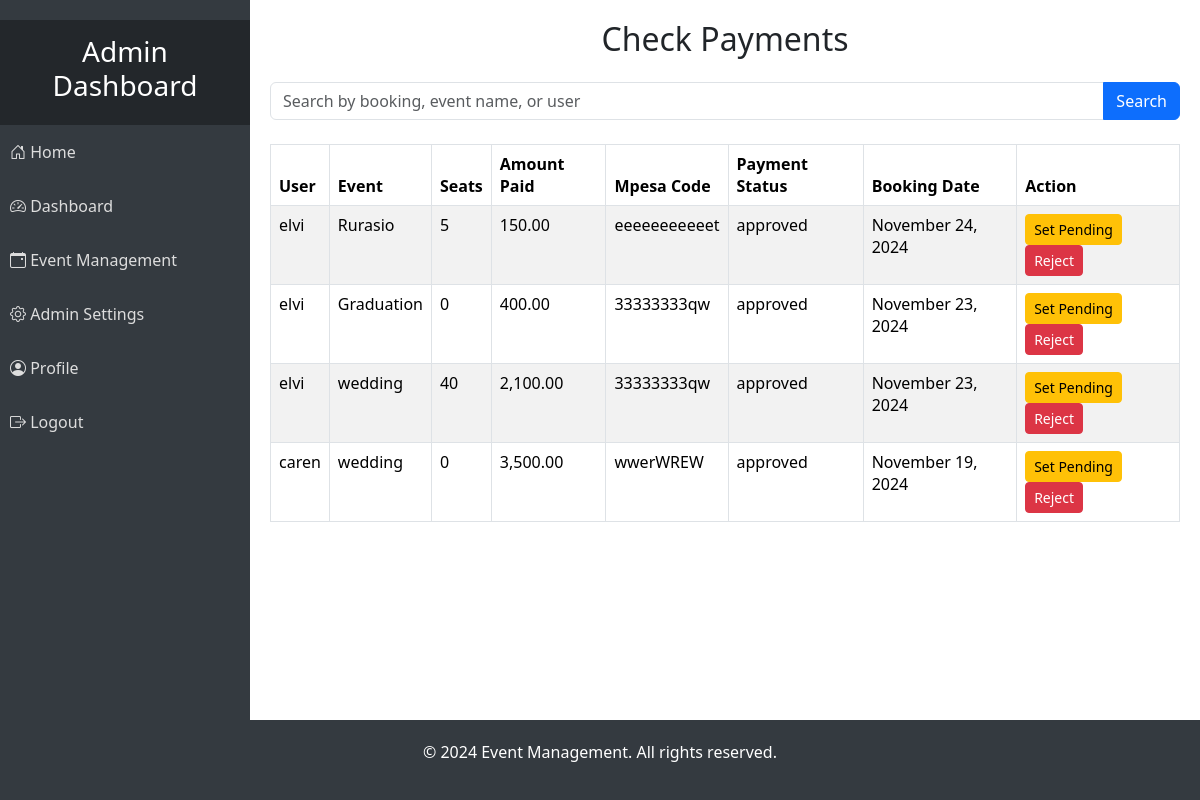
/admins/check_payment.php, run on the app's committed database.
### tables this page shows
CREATE TABLE `bookings` (
  `id` int(11) NOT NULL,
  `event_id` int(11) NOT NULL,
  `user_id` int(11) NOT NULL,
  `num_seats` int(11) NOT NULL,
  `booking_date` datetime DEFAULT current_timestamp(),
  `amount` decimal(10,2) NOT NULL,
  `mpesa_code` varchar(255) DEFAULT NULL,
  `approval_status` enum('pending','approved','rejected') DEFAULT 'pending'
);

CREATE TABLE `users` (
  `user_id` int(11) NOT NULL,
  `username` varchar(50) NOT NULL,
  `email` varchar(100) NOT NULL,
  `password` varchar(255) NOT NULL,
  `role` enum('user','admin') DEFAULT 'user',
  `created_at` timestamp NOT NULL DEFAULT current_timestamp()
);

CREATE TABLE `events` (
  `id` int(11) NOT NULL,
  `name` varchar(255) NOT NULL,
  `date` date NOT NULL,
  `location` varchar(255) NOT NULL,
  `capacity` int(10) NOT NULL,
  `cost` int(20) NOT NULL,
  `booking_dateline` date NOT NULL,
  `description` text DEFAULT NULL,
  `event_image` varchar(50) NOT NULL,
  `created_at` timestamp NOT NULL DEFAULT current_timestamp()
);

### admins/check_payment.php (the view, shortened to what this page needs)
<?php
include('../config/db.php');
include('admin_sidebar.php');
$search_query = '';
$sql = "SELECT b.*, e.name AS event_name, u.username, u.email
        FROM bookings b
        LEFT JOIN events e ON b.event_id = e.id
        LEFT JOIN users u ON b.user_id = u.user_id
        WHERE b.approval_status LIKE ?
        OR e.name LIKE ?
        OR u.username LIKE ?
        OR u.email LIKE ?
        ORDER BY b.booking_date DESC";
$stmt = $conn->prepare($sql);
$search_term = "%" . $search_query . "%";
$stmt->bind_param("ssss", $search_term, $search_term, $search_term, $search_term);
$stmt->execute();
$result = $stmt->get_result();
?>
<!DOCTYPE html>
<html lang="en">
<head>
    <link href="../assets/css/bootstrap.min.css" rel="stylesheet">
    <link rel="stylesheet" href="https://cdn.jsdelivr.net/npm/bootstrap-icons@1.10.5/font/bootstrap-icons.css">
    <link rel="stylesheet" href="https://cdnjs.cloudflare.com/ajax/libs/font-awesome/6.0.0-beta3/css/all.min.css">
</head>
<body>
<div class="sidebar">
    <?php include('admin_sidebar.php'); ?>
</div>
<div class="content">
    <h2 class="text-center mb-4">Check Payments</h2>
    <form class="mb-4" action="check_payment.php" method="get">
        <div class="input-group">
            <input type="text" name="search" class="form-control" placeholder="Search by booking, event name, or user" value="<?php echo htmlspecialchars($search_query); ?>">
            <button class="btn btn-primary" type="submit">Search</button>
        </div>
    </form>
    <table class="table table-bordered table-striped">
        <thead>
            <tr>
                <th>User</th>
                <th>Event</th>
                <th>Seats</th>
                <th>Amount Paid</th>
                <th>Mpesa Code</th>
                <th>Payment Status</th>
                <th>Booking Date</th>
                <th>Action</th>
            </tr>
        </thead>
        <tbody>
            <?php if ($result->num_rows > 0): ?>
                <?php while ($row = $result->fetch_assoc()): ?>
                    <tr>
                        <td><?php echo htmlspecialchars($row['username']); ?></td>
                        <td><?php echo htmlspecialchars($row['event_name']); ?></td>
                        <td><?php echo htmlspecialchars($row['num_seats']); ?></td>
                        <td><?php echo number_format($row['amount'], 2); ?></td>
                        <td><?php echo htmlspecialchars($row['mpesa_code']); ?></td>
                        <td><?php echo htmlspecialchars($row['approval_status']);?>
                        </td>
                        <td><?php echo date('F j, Y', strtotime($row['booking_date'])); ?></td>
                        <td>
                            <?php if ($row['approval_status'] == 'pending'): ?>
                                <a href="check_payment.php?action=approve&booking_id=<?php echo $row['id']; ?>" class="btn btn-success btn-sm">Approve</a>
                                <a href="check_payment.php?action=reject&booking_id=<?php echo $row['id']; ?>" class="btn btn-danger btn-sm">Reject</a>
                                <a href="check_payment.php?action=pending&booking_id=<?php echo $row['id']; ?>" class="btn btn-warning btn-sm">Set Pending</a>
                            <?php elseif ($row['approval_status'] == 'approved'): ?>
                                <a href="check_payment.php?action=pending&booking_id=<?php echo $row['id']; ?>" class="btn btn-warning btn-sm">Set Pending</a>
                                <a href="check_payment.php?action=reject&booking_id=<?php echo $row['id']; ?>" class="btn btn-danger btn-sm">Reject</a>
                            <?php elseif ($row['approval_status'] == 'rejected'): ?>
                                <a href="check_payment.php?action=pending&booking_id=<?php echo $row['id']; ?>" class="btn btn-warning btn-sm">Set Pending</a>
                                <a href="check_payment.php?action=approve&booking_id=<?php echo $row['id']; ?>" class="btn btn-success btn-sm">Approve</a>
                            <?php endif; ?>
                        </td>
                    </tr>
                <?php endwhile; ?>
            <?php else: ?>
                <tr>
                    <td colspan="8" class="text-center">No bookings found.</td>
                </tr>
            <?php endif; ?>
        </tbody>
    </table>
</div>
<footer>
    <p>&copy; 2024 Event Management. All rights reserved.</p>
</footer>
</body>
</html>

### admins/admin_sidebar.php (style rules this page uses)
.sidebar { width: 250px; background-color: #343a40; color: #fff; position: fixed; top: 0; bottom: 0; z-index: 1000; display: flex; flex-direction: column; transition: transform 0.3s ease, width 0.3s ease; }

### admins/check_payment.php (style rules this page uses)
html, body { height: 100%; margin: 0; display: flex; flex-direction: column; }
.sidebar { width: 250px; position: fixed; top: 0; left: 0; bottom: 0; background-color: #f8f9fa; padding-top: 20px; z-index: 1000; overflow-y: auto; }
.content { margin-left: 250px; padding: 20px; position: relative; flex-grow: 1; }
footer { background-color: #343a40; color: #ffffff; padding: 20px 0; text-align: center; position: relative; width: 100%; margin-top: auto; }

### data on the page
bookings: user.username "elvi", event.name "Rurasio", num_seats "5", amount "150.00", mpesa_code "eeeeeeeeeeet", approval_status "approved", booking_date "November 24, 2024"
bookings: user.username "elvi", event.name "Graduation", num_seats "0", amount "400.00", mpesa_code "33333333qw", approval_status "approved", booking_date "November 23, 2024"
bookings: user.username "elvi", event.name "wedding", num_seats "40", amount "2,100.00", mpesa_code "33333333qw", approval_status "approved", booking_date "November 23, 2024"
bookings: user.username "caren", event.name "wedding", num_seats "0", amount "3,500.00", mpesa_code "wwerWREW", approval_status "approved", booking_date "November 19, 2024"
